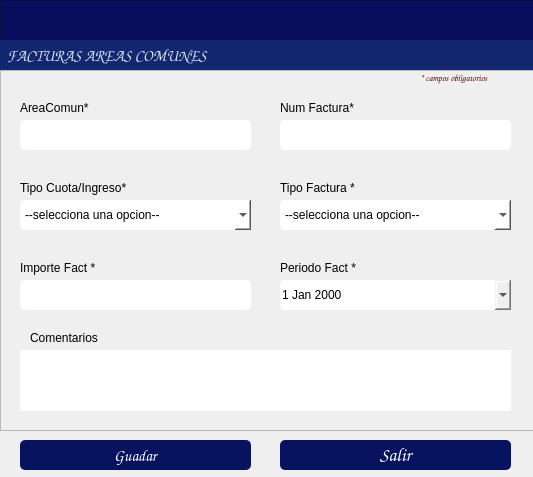
<?xml version="1.0" encoding="UTF-8"?>
<ui version="4.0">
 <class>Dialog</class>
 <widget class="QDialog" name="Dialog">
  <property name="windowModality">
   <enum>Qt::WindowModality::ApplicationModal</enum>
  </property>
  <property name="geometry">
   <rect>
    <x>0</x>
    <y>0</y>
    <width>533</width>
    <height>477</height>
   </rect>
  </property>
  <property name="windowTitle">
   <string/>
  </property>
  <property name="modal">
   <bool>true</bool>
  </property>
  <widget class="QPushButton" name="btnRegistrar">
   <property name="geometry">
    <rect>
     <x>20</x>
     <y>440</y>
     <width>231</width>
     <height>30</height>
    </rect>
   </property>
   <property name="font">
    <font>
     <family>Comic Sans MS</family>
     <pointsize>12</pointsize>
    </font>
   </property>
   <property name="styleSheet">
    <string notr="true">background-color: rgb(8, 19, 95);
color: rgb(255, 255, 255);
border-radius:5px;</string>
   </property>
   <property name="text">
    <string>Guadar</string>
   </property>
   <property name="icon">
    <iconset>
     <normaloff>../iconos/guardar.png</normaloff>../iconos/guardar.png</iconset>
   </property>
   <property name="iconSize">
    <size>
     <width>40</width>
     <height>40</height>
    </size>
   </property>
  </widget>
  <widget class="QPushButton" name="btnSalir">
   <property name="geometry">
    <rect>
     <x>280</x>
     <y>440</y>
     <width>231</width>
     <height>30</height>
    </rect>
   </property>
   <property name="font">
    <font>
     <family>Comic Sans MS</family>
     <pointsize>14</pointsize>
     <bold>false</bold>
    </font>
   </property>
   <property name="styleSheet">
    <string notr="true">background-color: rgb(8, 19, 95);
color: rgb(255, 255, 255);
border-radius:5px;</string>
   </property>
   <property name="text">
    <string>Salir</string>
   </property>
   <property name="icon">
    <iconset>
     <normaloff>../iconos/salir.ico</normaloff>../iconos/salir.ico</iconset>
   </property>
   <property name="iconSize">
    <size>
     <width>30</width>
     <height>30</height>
    </size>
   </property>
  </widget>
  <widget class="QFrame" name="frame_5">
   <property name="geometry">
    <rect>
     <x>0</x>
     <y>0</y>
     <width>681</width>
     <height>71</height>
    </rect>
   </property>
   <property name="maximumSize">
    <size>
     <width>16777215</width>
     <height>16777215</height>
    </size>
   </property>
   <property name="styleSheet">
    <string notr="true">background-color: rgb(8, 14, 91);</string>
   </property>
   <property name="frameShape">
    <enum>QFrame::Shape::StyledPanel</enum>
   </property>
   <property name="frameShadow">
    <enum>QFrame::Shadow::Raised</enum>
   </property>
   <widget class="QLabel" name="label_13">
    <property name="geometry">
     <rect>
      <x>0</x>
      <y>40</y>
      <width>832</width>
      <height>31</height>
     </rect>
    </property>
    <property name="font">
     <font>
      <family>Comic Sans MS</family>
      <pointsize>12</pointsize>
      <bold>true</bold>
     </font>
    </property>
    <property name="styleSheet">
     <string notr="true">color: rgb(255, 255, 255);
background-color: rgb(19, 39, 113);
color: rgb(255, 78, 2);
color: rgb(216, 224, 236);</string>
    </property>
    <property name="text">
     <string>  FACTURAS AREAS COMUNES</string>
    </property>
    <property name="alignment">
     <set>Qt::AlignmentFlag::AlignLeading|Qt::AlignmentFlag::AlignLeft|Qt::AlignmentFlag::AlignVCenter</set>
    </property>
   </widget>
  </widget>
  <widget class="QFrame" name="frame">
   <property name="geometry">
    <rect>
     <x>0</x>
     <y>70</y>
     <width>671</width>
     <height>361</height>
    </rect>
   </property>
   <property name="frameShape">
    <enum>QFrame::Shape::StyledPanel</enum>
   </property>
   <property name="frameShadow">
    <enum>QFrame::Shadow::Raised</enum>
   </property>
   <widget class="QComboBox" name="cmbTipoCuota">
    <property name="geometry">
     <rect>
      <x>20</x>
      <y>130</y>
      <width>231</width>
      <height>30</height>
     </rect>
    </property>
    <property name="styleSheet">
     <string notr="true">background-color: rgb(255, 255, 255);
border-radius:5px;</string>
    </property>
    <item>
     <property name="text">
      <string>--selecciona una opcion--</string>
     </property>
    </item>
    <item>
     <property name="text">
      <string>cuota ordinaria</string>
     </property>
    </item>
    <item>
     <property name="text">
      <string>cuota garantia</string>
     </property>
    </item>
    <item>
     <property name="text">
      <string>cuota anticipada</string>
     </property>
    </item>
    <item>
     <property name="text">
      <string>cuota recuperacion servicio</string>
     </property>
    </item>
    <item>
     <property name="text">
      <string>cuota anual</string>
     </property>
    </item>
    <item>
     <property name="text">
      <string>cuota publicidad</string>
     </property>
    </item>
    <item>
     <property name="text">
      <string>cuota estacionamiento</string>
     </property>
    </item>
    <item>
     <property name="text">
      <string>cuota uso baños</string>
     </property>
    </item>
   </widget>
   <widget class="QTextEdit" name="txtComentarios">
    <property name="geometry">
     <rect>
      <x>20</x>
      <y>280</y>
      <width>491</width>
      <height>61</height>
     </rect>
    </property>
    <property name="styleSheet">
     <string notr="true">border-radius:5px;</string>
    </property>
   </widget>
   <widget class="QLabel" name="label">
    <property name="geometry">
     <rect>
      <x>20</x>
      <y>30</y>
      <width>81</width>
      <height>16</height>
     </rect>
    </property>
    <property name="text">
     <string>AreaComun*</string>
    </property>
   </widget>
   <widget class="QLabel" name="label_6">
    <property name="geometry">
     <rect>
      <x>20</x>
      <y>190</y>
      <width>81</width>
      <height>16</height>
     </rect>
    </property>
    <property name="text">
     <string>Importe Fact *</string>
    </property>
   </widget>
   <widget class="QDateEdit" name="boxDate">
    <property name="geometry">
     <rect>
      <x>280</x>
      <y>210</y>
      <width>231</width>
      <height>30</height>
     </rect>
    </property>
    <property name="styleSheet">
     <string notr="true">border-radius:5px;</string>
    </property>
    <property name="calendarPopup">
     <bool>true</bool>
    </property>
   </widget>
   <widget class="QLabel" name="label_10">
    <property name="geometry">
     <rect>
      <x>30</x>
      <y>260</y>
      <width>71</width>
      <height>16</height>
     </rect>
    </property>
    <property name="text">
     <string>Comentarios</string>
    </property>
   </widget>
   <widget class="QLabel" name="label_12">
    <property name="geometry">
     <rect>
      <x>280</x>
      <y>30</y>
      <width>101</width>
      <height>16</height>
     </rect>
    </property>
    <property name="text">
     <string>Num Factura*</string>
    </property>
   </widget>
   <widget class="QLabel" name="label_7">
    <property name="geometry">
     <rect>
      <x>280</x>
      <y>190</y>
      <width>81</width>
      <height>16</height>
     </rect>
    </property>
    <property name="text">
     <string>Periodo Fact *</string>
    </property>
   </widget>
   <widget class="QLabel" name="label_4">
    <property name="geometry">
     <rect>
      <x>20</x>
      <y>110</y>
      <width>111</width>
      <height>16</height>
     </rect>
    </property>
    <property name="text">
     <string>Tipo Cuota/Ingreso*</string>
    </property>
   </widget>
   <widget class="QLineEdit" name="txtAreaC">
    <property name="geometry">
     <rect>
      <x>20</x>
      <y>50</y>
      <width>231</width>
      <height>30</height>
     </rect>
    </property>
    <property name="styleSheet">
     <string notr="true">border-radius:5px;</string>
    </property>
    <property name="readOnly">
     <bool>true</bool>
    </property>
   </widget>
   <widget class="QLineEdit" name="txtImporte">
    <property name="geometry">
     <rect>
      <x>20</x>
      <y>210</y>
      <width>231</width>
      <height>30</height>
     </rect>
    </property>
    <property name="styleSheet">
     <string notr="true">border-radius:5px;</string>
    </property>
   </widget>
   <widget class="QLabel" name="label_3">
    <property name="geometry">
     <rect>
      <x>420</x>
      <y>0</y>
      <width>151</width>
      <height>16</height>
     </rect>
    </property>
    <property name="font">
     <font>
      <family>Comic Sans MS</family>
      <pointsize>7</pointsize>
      <italic>true</italic>
      <bold>true</bold>
     </font>
    </property>
    <property name="styleSheet">
     <string notr="true">color: rgb(85, 0, 0);</string>
    </property>
    <property name="text">
     <string>* campos obligatorios</string>
    </property>
   </widget>
   <widget class="QLabel" name="label_11">
    <property name="geometry">
     <rect>
      <x>280</x>
      <y>110</y>
      <width>91</width>
      <height>16</height>
     </rect>
    </property>
    <property name="text">
     <string>Tipo Factura *</string>
    </property>
   </widget>
   <widget class="QComboBox" name="cmbTipoFact">
    <property name="geometry">
     <rect>
      <x>280</x>
      <y>130</y>
      <width>231</width>
      <height>30</height>
     </rect>
    </property>
    <property name="styleSheet">
     <string notr="true">background-color: rgb(255, 255, 255);
border-radius:5px;</string>
    </property>
    <item>
     <property name="text">
      <string>--selecciona una opcion--</string>
     </property>
    </item>
    <item>
     <property name="text">
      <string>Ingreso</string>
     </property>
    </item>
    <item>
     <property name="text">
      <string>Nota Credito</string>
     </property>
    </item>
    <item>
     <property name="text">
      <string>Egreso</string>
     </property>
    </item>
   </widget>
   <widget class="QLineEdit" name="txtNumFact">
    <property name="geometry">
     <rect>
      <x>280</x>
      <y>50</y>
      <width>231</width>
      <height>30</height>
     </rect>
    </property>
    <property name="styleSheet">
     <string notr="true">border-radius:5px;</string>
    </property>
   </widget>
  </widget>
 </widget>
 <resources/>
 <connections/>
</ui>
